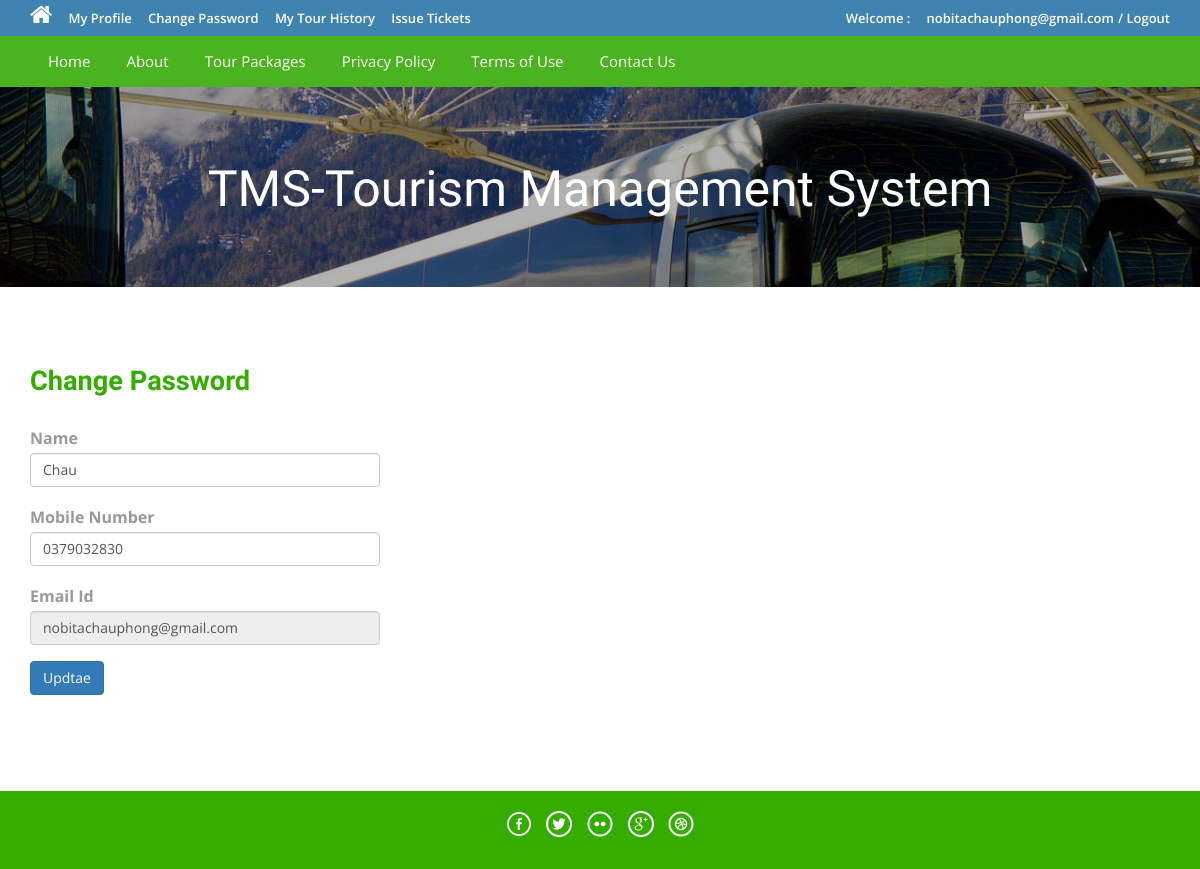
Screenshot of /profile.php (signed in) with the database file from the repository.
### tables this page shows
CREATE TABLE `tblusers` (
  `id` int(11) NOT NULL,
  `FullName` varchar(100) NOT NULL,
  `MobileNumber` char(10) NOT NULL,
  `EmailId` varchar(70) NOT NULL,
  `Password` varchar(100) NOT NULL,
  `RegDate` timestamp NOT NULL DEFAULT current_timestamp(),
  `UpdationDate` timestamp NOT NULL DEFAULT '0000-00-00 00:00:00' ON UPDATE current_timestamp()
);

### profile.php (the view, shortened to what this page needs)
<?php
	include('includes/config.php');
	if(strlen($_SESSION['login'])==0) {
		header('location:index.php');
	} else {
?>
<!DOCTYPE HTML>
<html>
	<head>
	<link href="css/bootstrap.css" rel='stylesheet' type='text/css' />
	<link href="css/style.css" rel='stylesheet' type='text/css' />
	<link href="css/font-awesome.css" rel="stylesheet">
	<link href="css/animate.css" rel="stylesheet" type="text/css" media="all">
	</head>
	<body>
		<div class="top-header">
			<?php include('includes/header.php');?>
			<div class="banner-1 ">
				<div class="container">
					<h1 class="wow zoomIn animated animated" data-wow-delay=".5s" style="visibility: visible; animation-delay: 0.5s; animation-name: zoomIn;">TMS-Tourism Management System</h1>
				</div>
			</div>
			<div class="privacy">
				<div class="container">
					<h3 class="wow fadeInDown animated animated" data-wow-delay=".5s" style="visibility: visible; animation-delay: 0.5s; animation-name: fadeInDown;">Change Password</h3>
					<form name="chngpwd" method="post">
						<?php
							$useremail=$_SESSION['login'];
							$sql = "SELECT * from tblusers where EmailId=:useremail";
							$query = $dbh -> prepare($sql);
							$query -> bindParam(':useremail',$useremail, PDO::PARAM_STR);
							$query->execute();
							$results=$query->fetchAll(PDO::FETCH_OBJ);
							if($query->rowCount() > 0) {
								foreach($results as $result) {?>
									<p style="width: 350px;">
										<b>Name</b>
										<input type="text" name="name" value="<?php echo htmlentities($result->FullName);?>" class="form-control" id="name" required="">
									</p>
									<p style="width: 350px;">
										<b>Mobile Number</b>
										<input type="text" class="form-control" name="mobileno" maxlength="10" value="<?php echo htmlentities($result->MobileNumber);?>" id="mobileno"  required="">
									</p>
									<p style="width: 350px;">
										<b>Email Id</b>
										<input type="email" class="form-control" name="email" value="<?php echo htmlentities($result->EmailId);?>" id="email" readonly>
									</p>
						<?php 	}
							}
						?>
						<p style="width: 350px;">
							<button type="submit" name="submit6" class="btn-primary btn">Updtae</button>
						</p>
					</form>
			</div>
		</div>
		<?php include('includes/footer.php');?>
	</body>
</html>
<?php } ?>

### css/style.css (style rules this page uses)
html, body { font-size: 100%; background: #fff; font-family: 'Open Sans', sans-serif; }
h1,h2,h3,h4,h5,h6 { margin:0; font-family: 'Roboto Condensed', sans-serif; }
p { margin:0; }
.top-header { background-color: #3F84B1; border-bottom: 0 none; height: 36px; line-height: 35px; }
.banner-1 { background: url(../images/3.jpg)no-repeat; background-size: cover; -webkit-background-size: cover; -o-background-size: cover; -ms-background-size: cover; -moz-background-size: cover; min-height:200px; }
.banner-1 h1 { font-size: 50px; margin-bottom: 40px; padding: 1.5em 0 0; text-align: center; color: #ffffff; }
.privacy h3 { color: #34AD00; font-size: 1.7em; font-weight: 700; margin-bottom: 1em; }
.privacy { padding: 5em 0; }
.privacy p { font-size: 1em; line-height: 1.8em; color: #999; margin: 1em 0; }

### rows the page displays
tblusers: name "Chau", mobileno "0379032830", email "nobitachauphong@gmail.com"

### other values shown
$_SESSION['login'] "nobitachauphong@gmail.com"
